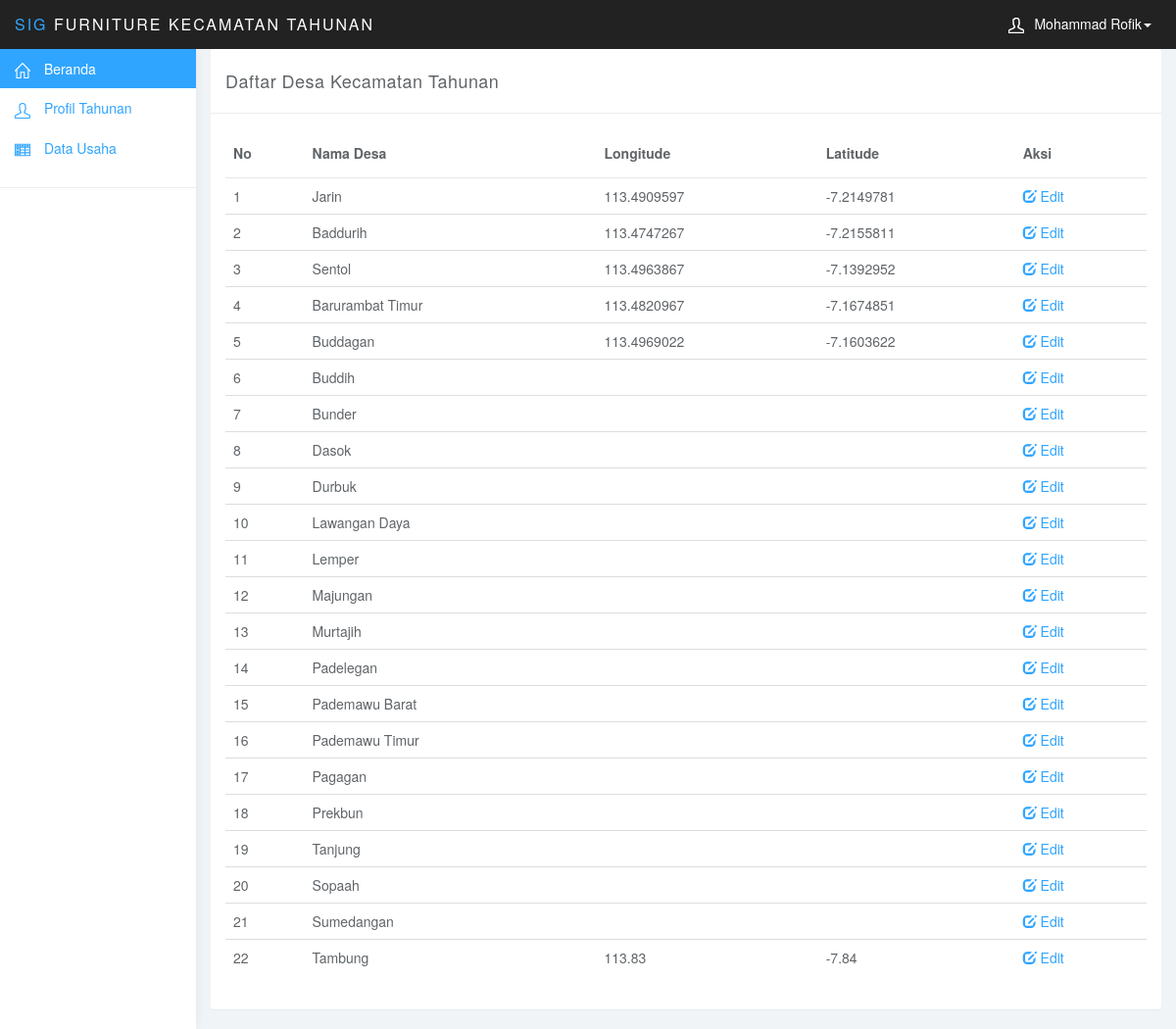
The app's page /admin/index.php?desa (signed in) with its own data.
### tables this page shows
CREATE TABLE IF NOT EXISTS `user` (
  `id` int(11) NOT NULL AUTO_INCREMENT,
  `nama` varchar(35) NOT NULL,
  `jendre` varchar(25) NOT NULL,
  `username` varchar(35) NOT NULL,
  `pass` varchar(35) NOT NULL,
  `ket` text NOT NULL,
  PRIMARY KEY (`id`)
);

CREATE TABLE IF NOT EXISTS `desa` (
  `id` int(11) NOT NULL AUTO_INCREMENT,
  `nama` varchar(50) NOT NULL,
  `longi` varchar(150) NOT NULL,
  `lati` varchar(150) NOT NULL,
  PRIMARY KEY (`id`)
);

### admin/config.php (called while the page is built, shortened)
<?php
$host = "localhost";
$user = "root";
$pass = "";
$data = "sigfurniture";
$konek = mysqli_connect($host, $user, $pass, $data)  or die(mysqli_connect_error());
$tblAdmin = mysqli_query($konek, "SELECT * FROM user WHERE id=1");
$admin = mysqli_fetch_array($tblAdmin);
$ndeso = mysqli_query($konek, "SELECT * FROM desa");
?>

### admin/desa.php (the view)
<?php
	if (isset($_GET['editDesa'])) {
	$idDesa = $_GET['editDesa'];
	$ambil = mysqli_query($konek, "SELECT * FROM desa WHERE id='$idDesa'");
	$edit = mysqli_fetch_array($ambil);
?>
	<div class="row">
	<div class="col-lg-12">
		<div class="panel panel-default">
			<div class="panel-heading">
				Edit Desa
			</div>
			<div class="panel-body">
				<form method="POST" action="">
				<input type="hidden" name="idDesa" value="<?php echo $edit[0];?>">
				<div class="form-group">
					<label>Nama Desa </label>
					<div class="form-control-static"><?php echo $edit['1'];?></div>
				</div>
				<div class="form-group">
					<label>Longitude </label>
					<input class="form-control" type="text" name="longitudeDesa" value="<?php echo $edit['2'];?>">
				</div>
				<div class="form-group">
					<label>Latitude </label>
					<input class="form-control" type="text" name="latitudeDesa" value="<?php echo $edit['3'];?>">
				</div>
				<input type="submit" name="simpanDesa" value="SIMPAN" class="btn btn-primary">
				<a href="?desa" class="btn btn-default pull-right">BATAL</a>
			</form>
			</div>
		</div>
	</div>
</div>
<?php
	}else{
?>
<div class="row">
	<div class="col-lg-12">
		<div class="panel panel-default">
			<div class="panel-heading">
				Daftar Desa Kecamatan Tahunan
			</div>
			<div class="panel-body">
				<table class="table table-hover">
					<thead>
						<tr>
							<th>No</th>
							<th>Nama Desa</th>
							<th>Longitude</th>
							<th>Latitude</th>
							<th>Aksi</th>
						</tr>
					</thead>
					<tbody>
						<?php
							$no=1;
							while ($row = mysqli_fetch_array($ndeso)) {
								echo "<tr>
									<td>".$no."</td>
									<td>".$row['1']."</td>
									<td>".$row['2']."</td>
									<td>".$row['3']."</td>
									<td><a href='?editDesa=".$row[0]."' title='Edit'><span class='glyphicon glyphicon-edit'></span> Edit</a></td>
								</tr>";
								$no++;
							}
						?>
					</tbody>
				</table>
			</div>
		</div>
	</div>
</div>
<?php } ?>

### admin/index.php (shortened to what this page needs)
<?php
if (empty($_SESSION['umkm'])) {
	header("location:login.php");
}else{
require_once 'config.php';
?>
<!DOCTYPE html>
<html>
<head>
<link href="css/bootstrap.min.css" rel="stylesheet">
<link href="css/datepicker3.css" rel="stylesheet">
<link href="css/styles.css" rel="stylesheet">
</head>
<body>
	<nav class="navbar navbar-inverse navbar-fixed-top" role="navigation">
		<div class="container-fluid">
			<div class="navbar-header">
				<a class="navbar-brand" href="#"><span>SIG</span> Furniture Kecamatan Tahunan</a>
				<ul class="user-menu">
					<li class="dropdown pull-right">
						<a href="#" class="dropdown-toggle" data-toggle="dropdown"><svg class="glyph stroked male-user"><use xlink:href="#stroked-male-user"></use></svg><?php echo $admin['1'];?><span class="caret"></span></a>
					</li>
				</ul>
			</div>
		</div>
	</nav>
	<div id="sidebar-collapse" class="col-sm-3 col-lg-2 sidebar">
		<ul class="nav menu">
			<li class="active"><a href="?beranda"><svg class="glyph stroked home"><use xlink:href="#stroked-home"></use></svg> Beranda</a></li>
			<li><a href="?profilPdmw"><svg class="glyph stroked male-user"><use xlink:href="#stroked-male-user"></use></svg> Profil Tahunan</a></li>
			<li><a href="?dataUmkm"><svg class="glyph stroked table"><use xlink:href="#stroked-table"></use></svg> Data Usaha</a></li>
			<li role="presentation" class="divider"></li>
		</ul>
	</div>
	<div class="col-sm-9 col-sm-offset-3 col-lg-10 col-lg-offset-2 main">
		<?php
			if (isset($_GET['?beranda'])) {
				require_once 'beranda.php';
			}elseif (isset($_GET['profilPdmw']) || isset($_GET['editProfil'])) {
				require_once 'profilPdmw.php';
			}elseif (isset($_GET['dataUmkm'])) {
				require_once 'umkm.php';
			}elseif (isset($_GET['tambah'])) {
				require_once 'tambah.php';
			}elseif (isset($_GET['hapus'])) {
				require_once 'hapus.php';
			}elseif (isset($_GET['edit'])) {
				require_once 'edit.php';
			}elseif (isset($_GET['admin'])) {
				require_once 'admin.php';
			}elseif (isset($_GET['desa']) || isset($_GET['editDesa'])) {
				require_once 'desa.php';
			}
			else{
				require_once 'beranda.php';
			}
		?>
	</div>
</body>
</html>
<?php
 } ?>

### admin/css/styles.css (style rules this page uses)
body { background: #f1f4f7; padding-top: 50px; color: #5f6468; }
a, a:hover, a:focus { color: #30a5ff; }
.navbar-header .navbar-brand { color: #fff; font-size: 16px; text-transform: uppercase; font-weight: 500; letter-spacing: 2px; }
.navbar-header .navbar-brand span { color: #30a5ff; }
.panel { border: 0; }
.panel-heading { font-size: 18px; font-weight: 300; letter-spacing: 0.025em; height: 66px; line-height: 45px; }
.panel-default .panel-heading { background: #fff; border-bottom: 1px solid #eee; color: #5f6468; }
.navbar { border: 0; }
.user-menu { display: inline-block; margin-top: 14px; margin-right: 10px; float: right; list-style: none; padding: 0; }
.user-menu a { color: #fff; }
.sidebar { display: block; background-color: #fff; padding: 0; display: none; }
@media (min-width: 768px) { .sidebar { display: block; position: fixed; top: 50px; bottom: 0; left: 0; z-index: 1000; display: block; margin: 0; padding: 0; overflow-x: hidden; overflow-y: auto; background-color: #fff; box-shadow: 1px 0px 10px rgba(0, 0, 0, .05); } }
@media (min-width: 768px) { .navbar-header { width: 100%; } }
.sidebar ul.nav .active a, .sidebar ul.nav li.parent a.active, .sidebar ul.nav .active > a:hover, .sidebar ul.nav li.parent a.active:hover, .sidebar ul.nav .active > a:focus, .sidebar ul.nav li.parent a.active:focus { color: #fff; background-color: #30a5ff; }
.sidebar ul.nav li.divider { border-bottom: 1px solid #eee; margin: 20px 0; }
.table { background: #fff; }
.table>thead>tr>th { border-bottom: 1px solid #e6e7e8; vertical-align: middle; height: 50px; }
.sidebar .glyph, .user-menu .glyph { height: 16px; width: 16px; margin: 0 10px 0 0; stroke-width: 3px; }
.user-menu .glyph { stroke-width: 4px; }
.glyph.table { background: none; border: none; }

### records on screen
user: nama "Mohammad Rofik"
desa: nama "Jarin", longi "113.4909597", lati "-7.2149781"
desa: nama "Baddurih", longi "113.4747267", lati "-7.2155811"
desa: nama "Sentol", longi "113.4963867", lati "-7.1392952"
desa: nama "Barurambat Timur", longi "113.4820967", lati "-7.1674851"
desa: nama "Buddagan", longi "113.4969022", lati "-7.1603622"
desa: nama "Buddih"
desa: nama "Bunder"
desa: nama "Dasok"
desa: nama "Durbuk"
desa: nama "Lawangan Daya"
desa: nama "Lemper"
desa: nama "Majungan"
desa: nama "Murtajih"
desa: nama "Padelegan"
desa: nama "Pademawu Barat"
desa: nama "Pademawu Timur"
desa: nama "Pagagan"
desa: nama "Prekbun"
desa: nama "Tanjung"
desa: nama "Sopaah"
desa: nama "Sumedangan"
desa: nama "Tambung", longi "113.83", lati "-7.84"
